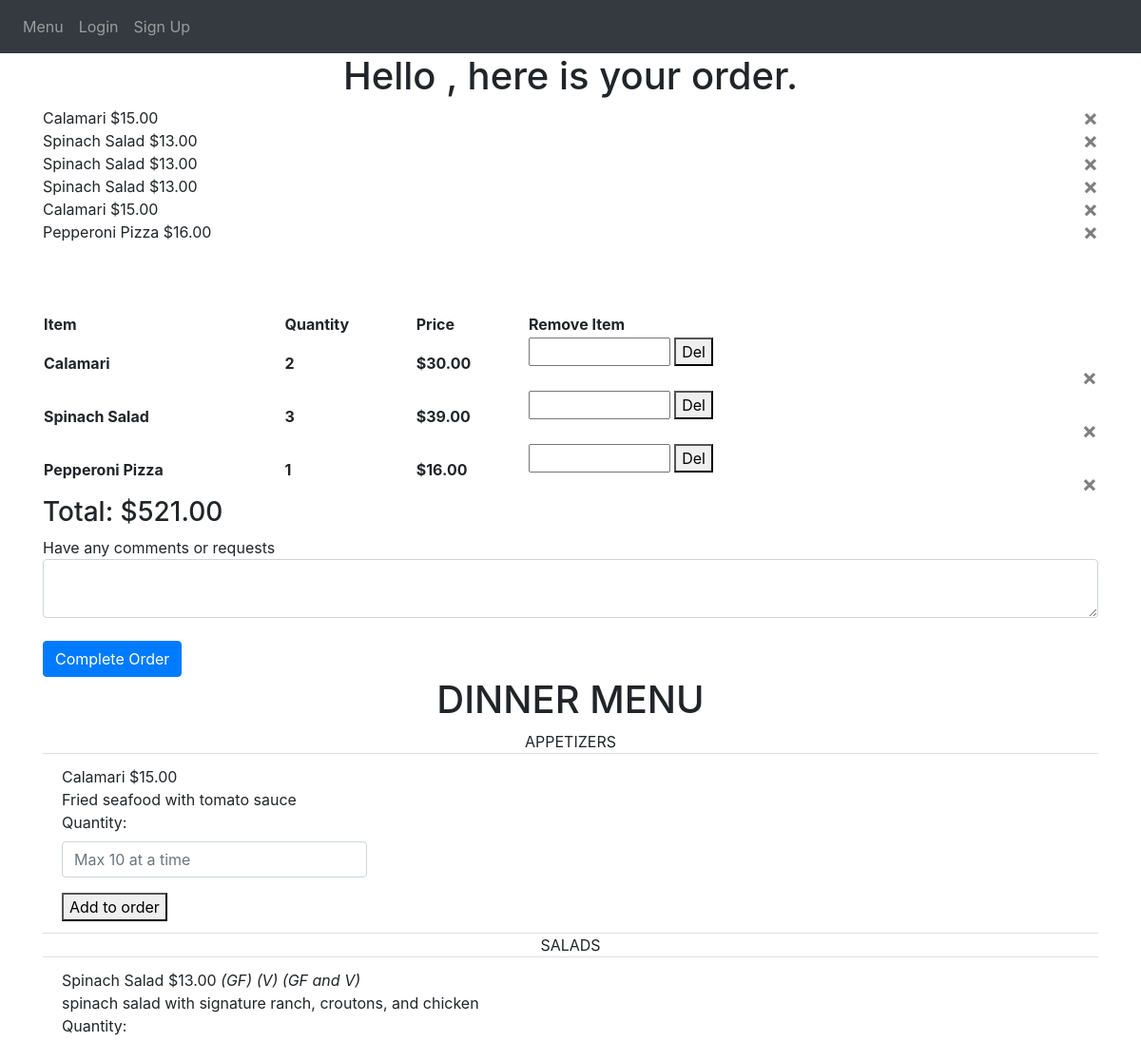
Before: /refresh-order (upper part) with the older database file.
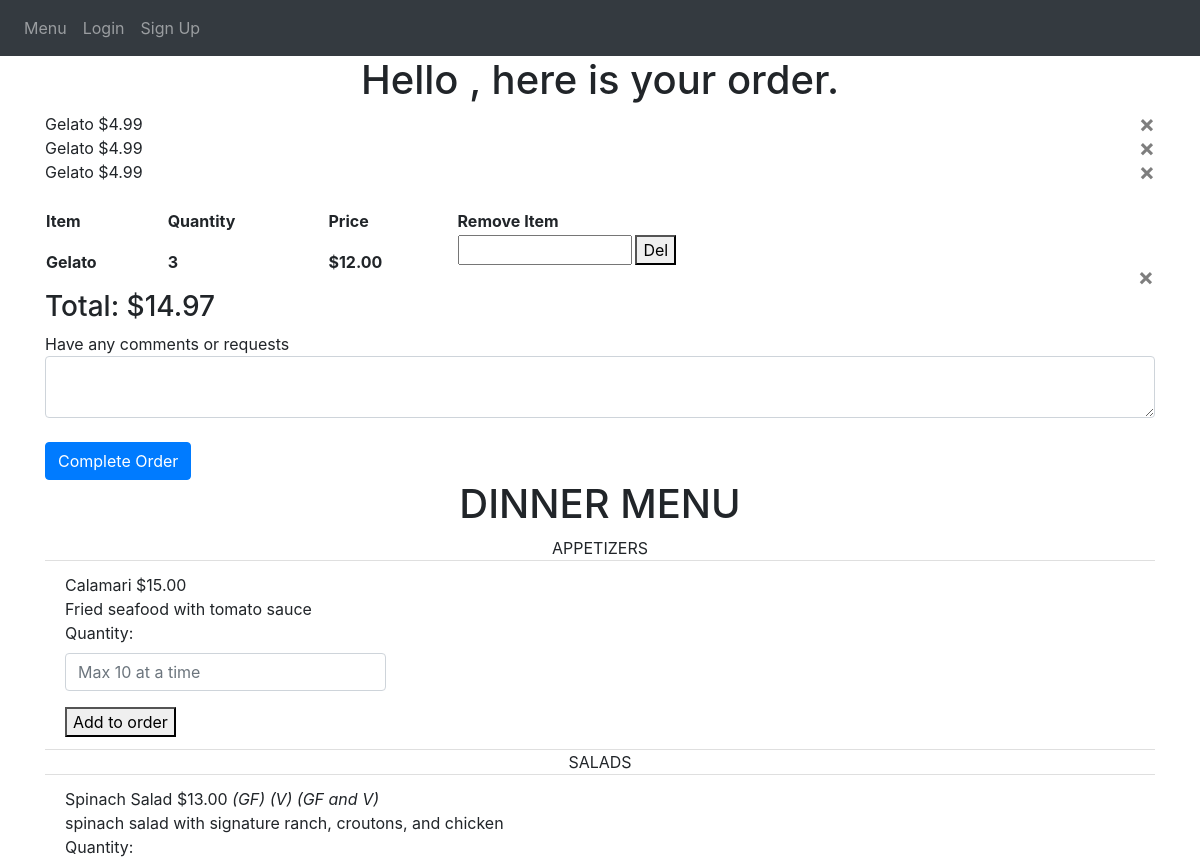
After: the same page with the newer database file.
### avanzareApp/models.py (models this page shows)
class Menu_order(db.Model):
    id = db.Column(db.Integer, primary_key=True)
    name = db.Column(db.String(150))
    price = db.Column(db.String(150))
    description = db.Column(db.String(10000))
    menu_type = db.Column(db.String(150))
    gluten_free = db.Column(db.String(150))
    vegan = db.Column(db.String(150))
    date = db.Column(db.DateTime(timezone=True), default=func.now())
    order_id = db.Column(db.Integer, db.ForeignKey('order.id'))

class Order(db.Model):
    id = db.Column(db.Integer, primary_key=True)
    name = db.Column(db.String(150))
    comment = db.Column(db.String(10000))
    total = db.Column(db.Float)
    date = db.Column(db.DateTime(timezone=True), default=func.now())
    user_id = db.Column(db.Integer, db.ForeignKey('user.id'))
    is_active = db.Column(db.String(10))
    items = db.relationship('Menu_order')

class Menu(db.Model):
    id = db.Column(db.Integer, primary_key=True)
    name = db.Column(db.String(150), unique=True)
    price = db.Column(db.String(150))
    description = db.Column(db.String(10000))
    menu_type = db.Column(db.String(150))
    gluten_free = db.Column(db.String(150))
    vegan = db.Column(db.String(150))
    date = db.Column(db.DateTime(timezone=True), default=func.now())
    user_id = db.Column(db.Integer, db.ForeignKey('user.id'))

### avanzareApp/views.py (the view, shortened to what this page needs)
@views.route('/refresh-order', methods=['GET', 'POST'])
def refresh_order():
    new_order = db.session.query(Order).order_by(Order.id.desc()).first()
    user = User.query.filter(User.email == 'headChef@gmail.com').first()
    items = Menu.query.filter_by(user_id=user.id).order_by(Menu.name).all()
    return render_template("order.html", items=items, new_order=new_order, user=current_user)

### avanzareApp/templates/order.html (shortened to what the changed rows need)
{% extends "base.html" %} {% block title %}Home{% endblock %}
{% block content %}
    <h1 align="center"> Hello {{ user.first_name }}, here is your order. </h1>
{% for item in new_order.items %}
    {{ item.name }}
    {% set tmp = "$" + (item.price | string) %}
    {{ tmp }}
    <button type="button" class="close" onClick="deleteOrderItem({{ item.id }})">
        <span aria-hidden="true">&times;</span>
    </button>
    <br />
{% endfor %}
{% set lst =  [] %}
<table style="width:100%">
          <tr>
              <th>Item</th>
              <th>Quantity</th>
              <th>Price</th>
              <th>Remove Item</th>
          </tr>
{% for item in new_order.items %}
    {% set count = namespace(value=0) %}
    {% set print_once = 1 %}
    {% if item.name not in lst %}
        {% for item_count in new_order.items %}
            {% if item.name == item_count.name %}
                {% set count.value = count.value + 1 %}
            {% endif %}
        {% endfor %}
        {% if print_once == 1 %}
            <tr>
            <th>{{ item.name }}</th>
            <th>{{ count.value }}</th>
            {% set tmp = (item.price | int) %}
            <th>{{ "${:,.2f}".format(count.value * tmp) }}</th>
                <th>
                    <form action="/add-to-order/{{ new_order.id }}" method="POST">
                        <input style="width: 25%"
                                type="delete_quantity"
                               id="delete_quantity"
                               name="delete_quantity"/>
                        <button>Del</button>
                    </form>
                <button type="button" class="close" onClick="deleteOrderItem({{ item.id }})">
                    <span aria-hidden="true">&times;</span>
                </button>
                </th>
            </tr>
        <br />
        {% endif %}
        {% set print_once = 1 %}
    {% endif %}
{% endfor %}
</table>
{% if "${:,.2f}".format(new_order.total) == "$-0.00" %}
   <h3>Total: $0.00</h3>
{% else %}
    <h3>Total: {{ "${:,.2f}".format(new_order.total) }}</h3>
{% endif %}
<form method="POST">
    <div>Have any comments or requests</div>
    <textarea name="comment" id="comment" class="form-control"></textarea>
    <br />
    <button type="submit" class="btn btn-primary">Complete Order</button>
</form>
    <h1 align="center"> DINNER MENU </h1>
        <ul class="list-group list-group-flush" id="items">
            {% set gf = "(GF)" %}
            {% set v = "(V)" %}
            {% set gfv = "(GF and V)" %}
            {% set print_once = 1 %}
            {% for menu in ["APPETIZERS", "SALADS", "PIZZAS", "PASTAS", "ENTREES", "SIDES", "DESSERT MENU", "AFTER DINNER DRINKS", "COCKTAILS", "BOTTLE", "DRAFT"] %}
                {% if print_once == 1 %}
                    {% if menu == "DESSERT MENU" %}
                        <h1 align="center"> DESSERTS </h1>
                        {% set print_once = 0 %}
                    {% elif menu == "AFTER DINNER DRINKS" %}
                        <h1 align="center"> AFTER DINNER DRINKS </h1>
                        {% set print_once = 0 %}
                    {% elif menu == "COCKTAILS" %}
                        <h1 align="center"> COCKTAILS </h1>
                        {% set print_once = 0 %}
                    {% elif menu == "BOTTLE" %}
                        <h1 align="center"> BEER </h1>
                        <div align="center">{{ menu }}</div>
                        {% set print_once = 0 %}
                    {% else %}
                        <div align="center">{{ menu }}</div>
                        {% set print_once = 0 %}
                    {% endif %}
                {% endif %}
              {% for item in items %}
                    {% if item.menu_type == menu %}
                      <li class="list-group-item">
                          {{ item.name }}
                          {% set tmp = "$" + (item.price | string) %}
                          {{ tmp }}
                          {% if item.gluten_free == "GLUTEN FREE" %}
                            <i>{{ gf }}</i>
                          {% endif %}
                          {% if item.vegan == "VEGAN" %}
                              <i>{{ v }}</i>
                          {% endif %}
                          {% if (item.gluten_free == "GLUTEN FREE") and (item.vegan == "VEGAN") %}
                              <i>{{ gfv }}</i>
                          {% endif %}
                          <br />
                          {{ item.description }}
                          <br />
                          <form action="/add-to-order/{{ new_order.id }}" method="POST">
                              <div class="form-group">
                                    <label for="quantity">Quantity: </label>
                                    <input  style="width: 30%"
                                            type="quantity"
                                            class="form-control"
                                            id="quantity"
                                            name="quantity"
                                            placeholder="Max 10 at a time"
                                    />
                              </div>
                              <button>Add to order</button>
                          </form>
                      </li>
                    {% endif %}
              {% endfor %}
            {% set print_once = 1 %}
            {% endfor %}
        </ul>
{% endblock %}

Changed rows visible on the page:
no longer on this page (row unchanged): Menu_order: name "Calamari", tmp "$15.00", value "2", value "$30.00"
no longer on this page (row unchanged): Menu_order: name "Spinach Salad", tmp "$13.00", value "3", value "$39.00"
no longer on this page (row unchanged): Menu_order: name "Spinach Salad", tmp "$13.00", shown under "Hello , here is your order."
no longer on this page (row unchanged): Menu_order: name "Spinach Salad", tmp "$13.00", shown under "Hello , here is your order."
no longer on this page (row unchanged): Menu_order: name "Calamari", tmp "$15.00", shown under "Hello , here is your order."
no longer on this page (row unchanged): Menu_order: name "Pepperoni Pizza", tmp "$16.00", value "1", value "$16.00"
no longer on this page (row edited): Order: total "$521.00"
added Menu_order: name "Gelato", tmp "$4.99", value "3", value "$12.00"
added Menu_order: name "Gelato", tmp "$4.99", shown under "Hello , here is your order."
added Menu_order: name "Gelato", tmp "$4.99", shown under "Hello , here is your order."
added Order: total "$14.97"
